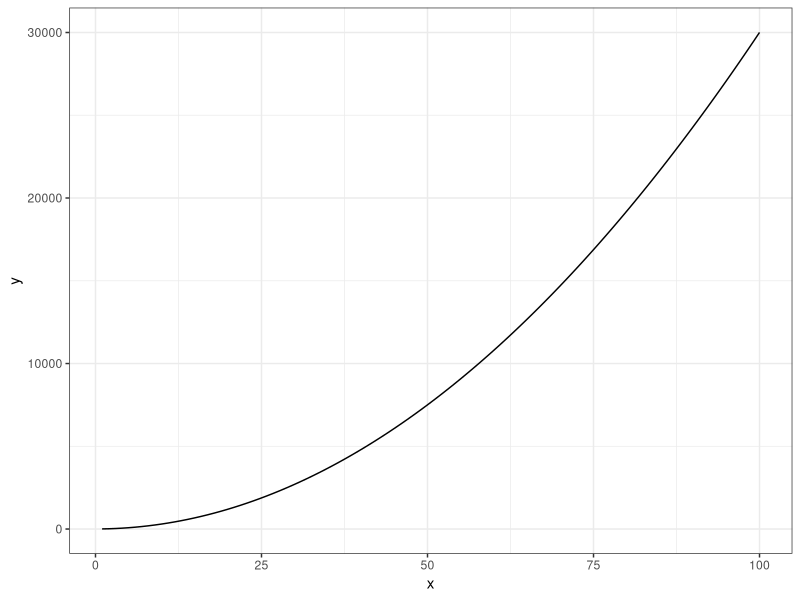
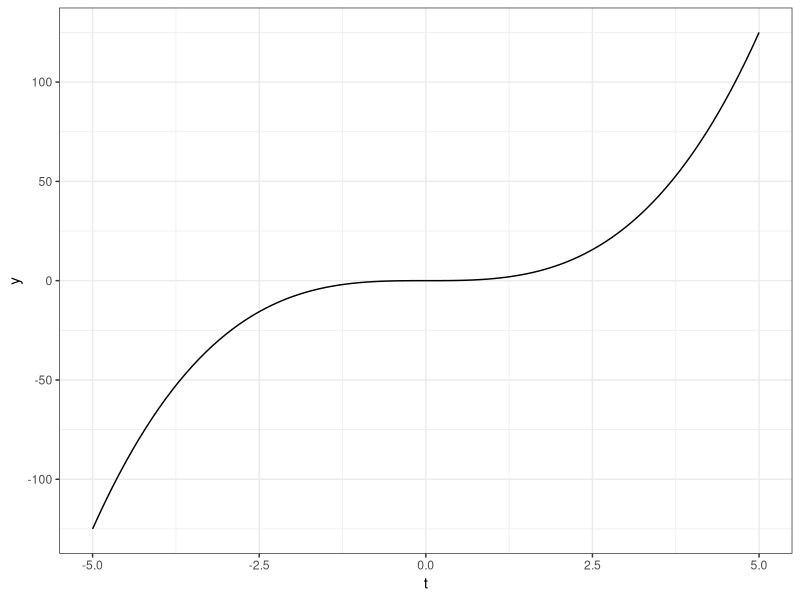
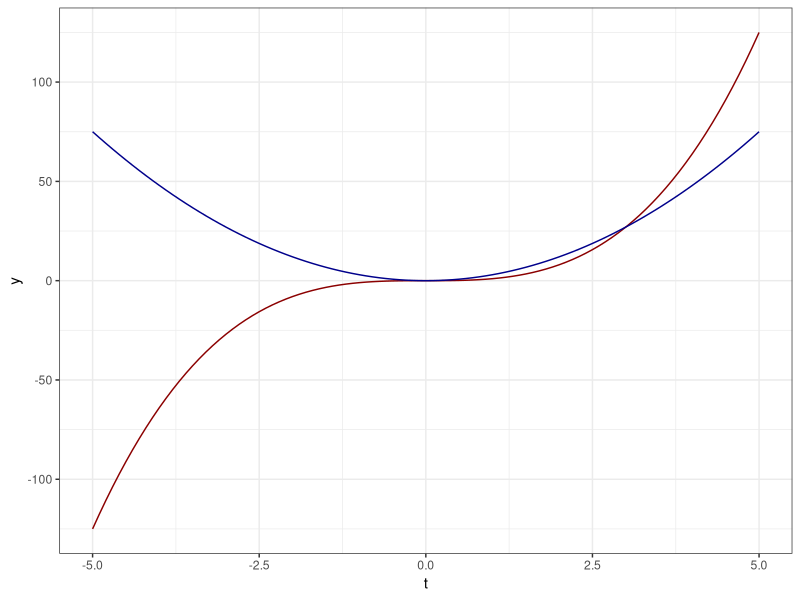

These charts were generated, in order, by the following R code:
##########
##~~~~~~~~~~~~~~~~~~~~~~~~~~~~~~~~~~~~~~~~~~~~~~~~~~~~~~~~~~~~~~~~~~~~~~~~~~~~~~
##                                                                            --
##----------------------- PARTIAL DERIVATIVE PRACTICE---------------------------
##                                                                            --
##~~~~~~~~~~~~~~~~~~~~~~~~~~~~~~~~~~~~~~~~~~~~~~~~~~~~~~~~~~~~~~~~~~~~~~~~~~~~~~

#rm(list = ls())

library(tidyverse)
eq1 <- function(x){
  3 * x^2 + 4
  
}

#create values to evaluate function over
my_df_range <- data.frame(x = c(1, 100))

#plot as continuous curve over specific range using geom_function()
my_df_range %>% ggplot(aes(x = x)) + geom_function(fun = eq1) + theme_bw()

#..................example plotting derivatives..................
ct <- function(t){
  t^3
}

#create values to evaluate function over
my_df_range_2 <- data.frame(t = c(-5, 5))

#plot as continuous curve over specific range using geom_function()
my_df_range_2 %>% ggplot(aes(x = t)) + geom_function(fun = ct) + theme_bw()

## find derivative
d_ct <- D(expr = expression(t^3), name = "t")
d_ct

dc_dt_fun <- function(t){
  3* t^2
}

my_df_range_2 %>% ggplot(aes(x = t)) + geom_function(fun = ct, col = "darkred") + 
  geom_function(fun = dc_dt_fun, col = "darkblue")+ theme_bw()

#......................partial derivatives.......................

#create expression
f_xyz <- expression(2*x*y - 3*x^2*z^3)

#partial derivative with respect to x
df_dx <- D(expr = f_xyz, name = "x")

#partial derivative with respect to z
df_dx <- D(expr = f_xyz, name = "z")


